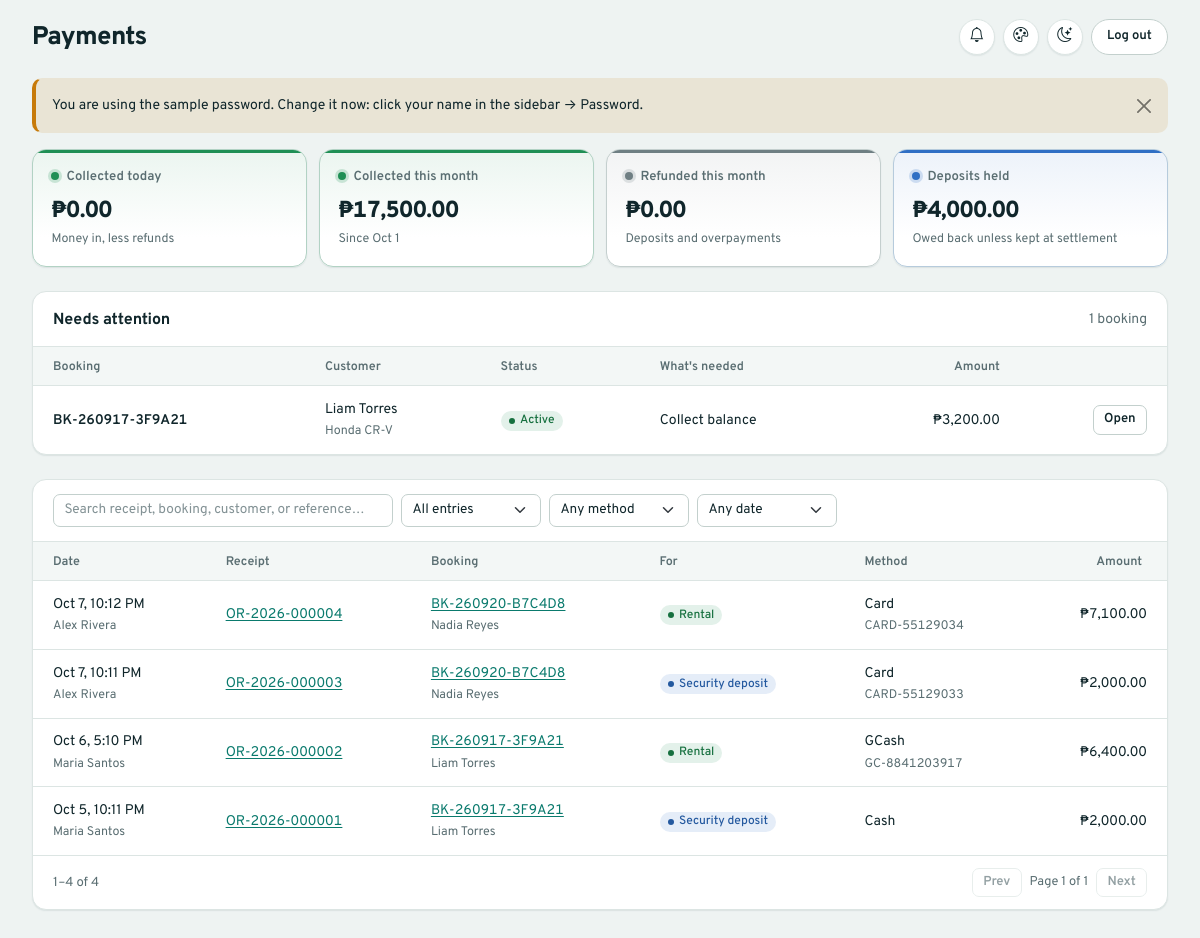
/admin/payments.php (signed in), run on the app's committed database.
### tables this page shows
CREATE TABLE bookings (
    booking_id          INT UNSIGNED AUTO_INCREMENT PRIMARY KEY,
    booking_reference   VARCHAR(20)  NOT NULL UNIQUE COMMENT 'shown to customers, e.g. BK-261003-A1B2C3',
    customer_id         INT UNSIGNED NOT NULL,
    vehicle_id          INT UNSIGNED NOT NULL,
    pickup_datetime     DATETIME NOT NULL,
    return_datetime     DATETIME NOT NULL,
    rental_days         INT UNSIGNED NOT NULL COMMENT 'ceil(hours/24), calculated at booking time',
    daily_rate_snapshot DECIMAL(10,2) NOT NULL COMMENT 'rate locked in at booking time',
    base_amount         DECIMAL(10,2) NOT NULL,
    discount_amount     DECIMAL(10,2) NOT NULL DEFAULT 0,
    deposit_amount      DECIMAL(10,2) NOT NULL DEFAULT 0,
    total_amount        DECIMAL(10,2) NOT NULL,
    booking_status      ENUM('pending','confirmed','active','completed','cancelled','no_show') NOT NULL DEFAULT 'pending',
    payment_status      ENUM('pending','partial','paid','refunded') NOT NULL DEFAULT 'pending',
    notes               VARCHAR(500),
    created_by          INT UNSIGNED NULL COMMENT 'user_id — NULL if customer self-booked',
    confirmed_by        INT UNSIGNED NULL,
    confirmed_at        DATETIME NULL,
    cancelled_by        INT UNSIGNED NULL COMMENT 'NULL + cancelled_at set = cancelled by the customer',
    cancelled_at        DATETIME NULL,
    cancellation_reason VARCHAR(255) NULL,
    cancellation_fee    DECIMAL(10,2) NOT NULL DEFAULT 0 COMMENT 'set when cancelled/no-show; what the customer owes then',
    created_at          TIMESTAMP NOT NULL DEFAULT CURRENT_TIMESTAMP,
    updated_at          TIMESTAMP NOT NULL DEFAULT CURRENT_TIMESTAMP ON UPDATE CURRENT_TIMESTAMP,
    FOREIGN KEY (customer_id)  REFERENCES customers(customer_id),
    FOREIGN KEY (vehicle_id)   REFERENCES vehicles(vehicle_id),
    FOREIGN KEY (created_by)   REFERENCES users(user_id),
    FOREIGN KEY (confirmed_by) REFERENCES users(user_id),
    FOREIGN KEY (cancelled_by) REFERENCES users(user_id),
     
    INDEX idx_bookings_overlap (vehicle_id, booking_status, pickup_datetime, return_datetime),
    CHECK (return_datetime > pickup_datetime),
    CHECK (total_amount >= 0 AND discount_amount >= 0 AND deposit_amount >= 0 AND cancellation_fee >= 0)
);

CREATE TABLE users (
    user_id        INT UNSIGNED AUTO_INCREMENT PRIMARY KEY,
    role_id        TINYINT UNSIGNED NOT NULL,
    username       VARCHAR(50)  NOT NULL UNIQUE,
    email          VARCHAR(120) NOT NULL UNIQUE,
    password_hash  VARCHAR(255) NOT NULL,
    full_name      VARCHAR(120) NOT NULL,
    phone          VARCHAR(20),
    status         ENUM('active','suspended','deactivated') NOT NULL DEFAULT 'active',
    last_login_at  DATETIME NULL,
    session_version INT UNSIGNED NOT NULL DEFAULT 0 COMMENT 'bumped on password change/reset: ends other sessions',
    tour_completed_at DATETIME NULL COMMENT 'NULL = new user: the quick tour runs on their next dashboard visit',
    created_at     TIMESTAMP NOT NULL DEFAULT CURRENT_TIMESTAMP,
    updated_at     TIMESTAMP NOT NULL DEFAULT CURRENT_TIMESTAMP ON UPDATE CURRENT_TIMESTAMP,
    FOREIGN KEY (role_id) REFERENCES roles(role_id)
);

CREATE TABLE vehicles (
    vehicle_id       INT UNSIGNED AUTO_INCREMENT PRIMARY KEY,
    brand            VARCHAR(60)  NOT NULL,
    model            VARCHAR(60)  NOT NULL,
    year             SMALLINT UNSIGNED NOT NULL,
    plate_number     VARCHAR(20)  NOT NULL UNIQUE,
    vehicle_type     ENUM('sedan','suv','hatchback','van','pickup','luxury','motorcycle') NOT NULL,
    transmission     ENUM('automatic','manual') NOT NULL,
    fuel_type        ENUM('gasoline','diesel','hybrid','electric') NOT NULL,
    seating_capacity TINYINT UNSIGNED NOT NULL,
    color            VARCHAR(30),
    mileage_km       INT UNSIGNED DEFAULT 0,
    daily_rate       DECIMAL(10,2) NOT NULL,
    status           ENUM('available','reserved','rented','maintenance','unavailable') NOT NULL DEFAULT 'available',
    description      TEXT,
    created_at       TIMESTAMP NOT NULL DEFAULT CURRENT_TIMESTAMP,
    updated_at       TIMESTAMP NOT NULL DEFAULT CURRENT_TIMESTAMP ON UPDATE CURRENT_TIMESTAMP,
    deleted_at       TIMESTAMP NULL DEFAULT NULL COMMENT 'soft delete — keeps history intact for past bookings'
);

CREATE TABLE payments (
    payment_id      INT UNSIGNED AUTO_INCREMENT PRIMARY KEY,
    booking_id      INT UNSIGNED NOT NULL,
    receipt_number  VARCHAR(30)  NOT NULL UNIQUE COMMENT 'OR-YYYY-NNNNNN, sequential',
    amount          DECIMAL(10,2) NOT NULL,
    payment_type    ENUM('deposit','rental_fee','late_fee','damage_fee','additional_service','refund','deposit_applied') NOT NULL,
    refund_of       ENUM('deposit','payment') NULL COMMENT 'refunds only',
    payment_method  ENUM('cash','card','gcash','bank_transfer') NULL COMMENT 'NULL only for deposit_applied (no cash moves)',
    transaction_ref VARCHAR(80) UNIQUE COMMENT 'card/GCash/bank reference; required for non-cash',
    status          ENUM('pending','completed','failed','refunded') NOT NULL DEFAULT 'completed' COMMENT 'failed = voided by an admin',
    notes           VARCHAR(255) NULL,
    recorded_by     INT UNSIGNED NOT NULL COMMENT 'staff/admin who recorded it',
    paid_at         TIMESTAMP NOT NULL DEFAULT CURRENT_TIMESTAMP,
    voided_by       INT UNSIGNED NULL,
    voided_at       DATETIME NULL,
    FOREIGN KEY (booking_id)   REFERENCES bookings(booking_id),
    FOREIGN KEY (recorded_by)  REFERENCES users(user_id),
    FOREIGN KEY (voided_by)    REFERENCES users(user_id),
    INDEX idx_payments_paid_at (paid_at),
    CHECK (amount > 0),
    CHECK ((payment_type = 'refund') = (refund_of IS NOT NULL)),
    CHECK (payment_method IS NOT NULL OR payment_type = 'deposit_applied')
);

### admin/payments.php (the view, shortened to what the rows shown need)
<?php
require_once __DIR__ . '/../includes/payments_data.php';
require_once __DIR__ . '/../includes/portal_partial.php';
$payments = list_payments();
$needing  = bookings_needing_settlement();
$today = date('Y-m-d');
$week_start = date('Y-m-d', strtotime('monday this week'));
$month_start = date('Y-m-01');
function payment_when(string $paid_at, string $today, string $week_start, string $month_start): string
{
    $day = substr($paid_at, 0, 10);
    if ($day >= $week_start) {
        return 'week';
    }
    return $day >= $month_start ? 'month' : 'older';
}
require __DIR__ . '/../includes/header.php';
?>
<section class="panel">
    <div class="panel-body no-pad">
        <table class="data-table">
            <thead>
                <tr><th>Booking</th><th>Customer</th><th>Status</th><th>What's needed</th><th class="text-end">Amount</th><th></th></tr>
            </thead>
            <tbody>
            <?php foreach ($needing as $b): ?>
                <?php
                if ($b['balance_due'] > 0) {
                    [$need, $amount, $cls] = ['Collect balance', $b['balance_due'], ''];
                } elseif ($b['refund_due'] > 0) {
                    [$need, $amount, $cls] = ['Settle and refund', $b['refund_due'], 'amount-out'];
                } else {
                    [$need, $amount, $cls] = ['Settle deposit (keep against charges)', $b['deposit_held'], ''];
                }
                ?>
                <tr>
                    <td class="mono fw-semibold nowrap"><?= e($b['booking_reference']) ?></td>
                    <td><?= e($b['customer_name']) ?><div class="cell-sub"><?= e($b['brand'] . ' ' . $b['model']) ?></div></td>
                    <td><span class="status-badge <?= e(status_badge_class($b['booking_status'])) ?>"><?= e(humanize($b['booking_status'])) ?></span></td>
                    <td><?= e($need) ?></td>
                    <td class="text-end mono nowrap <?= $cls ?>"><?= e(money($amount)) ?></td>
                    <td class="text-end"><a class="btn btn-sm btn-outline-secondary" href="<?= e(BASE_URL) ?>admin/bookings.php?open=<?= (int) $b['booking_id'] ?>">Open</a></td>
                </tr>
            <?php endforeach; ?>
            </tbody>
        </table>
    </div>
</section>
<section class="panel">
    <div class="panel-body no-pad">
        <table class="data-table" id="payment-table" data-datatable data-page-size="15">
            <thead>
                <tr>
                    <th data-sort="text">Date</th>
                    <th data-sort="text">Receipt</th>
                    <th data-sort="text">Booking</th>
                    <th data-sort="text">For</th>
                    <th data-sort="text">Method</th>
                    <th data-sort="number" class="text-end">Amount</th>
                </tr>
            </thead>
            <tbody>
            <?php foreach ($payments as $p): ?>
                <?php
                $void = $p['status'] !== 'completed';
                $kind = $void ? 'void' : ($p['is_money_out'] ? 'out' : ($p['is_cashless'] ? 'kept' : 'in'));
                $signed = $p['is_money_out'] ? -$p['amount'] : $p['amount'];
                $search = strtolower(implode(' ', [$p['receipt_number'], $p['booking_reference'], $p['customer_name'], $p['transaction_ref'] ?? '', $p['plate_number']]));
                ?>
                <tr data-search="<?= e($search) ?>" data-kind="<?= $kind ?>" data-method="<?= e($p['payment_method'] ?? '') ?>"
                    data-when="<?= payment_when($p['paid_at'], $today, $week_start, $month_start) ?>">
                    <td class="nowrap" data-value="<?= e($p['paid_at']) ?>"><?= e(format_datetime_short($p['paid_at'])) ?><div class="cell-sub"><?= e($p['recorded_by_name']) ?></div></td>
                    <td class="nowrap"><a href="<?= e(BASE_URL) ?>print/receipt.php?id=<?= (int) $p['payment_id'] ?>" target="_blank" rel="noopener" class="mono"><?= e($p['receipt_number']) ?></a></td>
                    <td><a href="<?= e(BASE_URL) ?>admin/bookings.php?open=<?= (int) $p['booking_id'] ?>" class="mono nowrap"><?= e($p['booking_reference']) ?></a>
                        <div class="cell-sub"><?= e($p['customer_name']) ?></div></td>
                    <td data-value="<?= e($p['type_label']) ?>"><span class="status-badge <?= e($p['type_badge']) ?>"><?= e($p['type_label']) ?></span>
                        <?php if ($void): ?><div class="cell-sub text-danger">void</div><?php endif; ?></td>
                    <td><?= e($p['method_label']) ?><?php if ($p['transaction_ref']): ?><div class="cell-sub mono"><?= e($p['transaction_ref']) ?></div><?php endif; ?></td>
                    <td class="text-end mono nowrap<?= $p['is_money_out'] ? ' amount-out' : '' ?><?= $void ? ' text-decoration-line-through text-secondary' : '' ?>" data-value="<?= e((string) $signed) ?>">
                        <?= $p['is_money_out'] ? '−' : '' ?><?= e(money($p['amount'])) ?>
                    </td>
                </tr>
            <?php endforeach; ?>
            </tbody>
        </table>
    </div>
</section>
<?php require __DIR__ . '/../includes/footer.php'; ?>

### data on the page
bookings: booking_reference "BK-260917-3F9A21", users.full_name "Liam Torres", vehicle.model "Honda CR-V", booking_status "Active", need "Collect balance", amount "₱3,200.00"
payments: paid_at "Oct 7, 10:12 PM", recorded_by.full_name "Alex Rivera", receipt_number "OR-2026-000004", booking.booking_reference "BK-260920-B7C4D8", users.full_name "Nadia Reyes", type_label "Rental", method_label "Card", transaction_ref "CARD-55129034", amount "₱7,100.00"
payments: paid_at "Oct 7, 10:11 PM", recorded_by.full_name "Alex Rivera", receipt_number "OR-2026-000003", booking.booking_reference "BK-260920-B7C4D8", users.full_name "Nadia Reyes", type_label "Security deposit", method_label "Card", transaction_ref "CARD-55129033", amount "₱2,000.00"
payments: paid_at "Oct 6, 5:10 PM", recorded_by.full_name "Maria Santos", receipt_number "OR-2026-000002", booking.booking_reference "BK-260917-3F9A21", users.full_name "Liam Torres", type_label "Rental", method_label "GCash", transaction_ref "GC-8841203917", amount "₱6,400.00"
payments: paid_at "Oct 5, 10:11 PM", recorded_by.full_name "Maria Santos", receipt_number "OR-2026-000001", booking.booking_reference "BK-260917-3F9A21", users.full_name "Liam Torres", type_label "Security deposit", method_label "Cash", amount "₱2,000.00"

### other printed values
$page_title "Payments"
$flash_message "You are using the sample password. Change it now: click your name in the sidebar → Password."
money($totals['net_today']) "₱0.00"
money($totals['net_month']) "₱17,500.00"
money($totals['refunded_month']) "₱0.00"
money($totals['deposits_held']) "₱4,000.00"
count($needing) "1"
